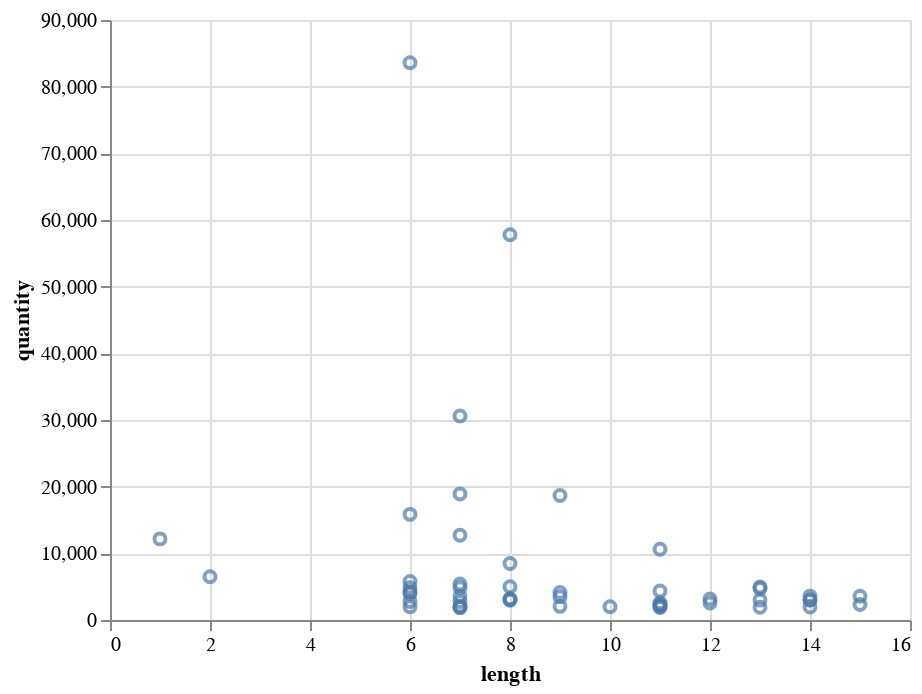

Notebook source saved alongside this figure:
### Code cell
alt.Chart(c).mark_point().encode(
    x=alt.X('length'),
    y=alt.Y('quantity')
).interactive()

### Figure 1 — Vega-Lite specification as saved in the notebook (floating-point values rounded to 4 significant figures)
{"$schema": "https://vega.github.io/schema/vega-lite/v3.4.0.json", "config": {"mark": {"tooltip": null}, "view": {"height": 300, "width": 400}}, "data": {"name": "data-bcd05a0be0a9be532c06ea57aa735f4f"}, "datasets": {"data-bcd05a0be0a9be532c06ea57aa735f4f": [{"AV": 0.1667, "IP": 6.001, "MW": 721.8, "SSF_Helix": 0.5, "SSF_Sheet": 0.1667, "SSF_Turn": 0.1667, "aliphatic": 2, "aromatic": 1, "cdr3": "FIVESK", "flex": 0.7368, "gravy": 0.55, "invalid": 0, "length": 6, "n_A": 0, "n_C": 0, "n_D": 0, "n_E": 1, "n_F": 1, "n_G": 0, "n_H": 0, "n_I": 1, "n_K": 1, "n_L": 0, "n_M": 0, "n_N": 0, "n_P": 0, "n_Q": 0, "n_R": 0, "n_S": 1, "n_T": 0, "n_V": 1, "n_W": 0, "n_Y": 0, "negative": 1, "neutral": 1, "positive": 1, "quantity": 83577}, {"AV": 0.125, "IP": 3.423, "MW": 906.9, "SSF_Helix": 0.375, "SSF_Sheet": 0.125, "SSF_Turn": 0.25, "aliphatic": 4, "aromatic": 1, "cdr3": "DLGIPDDY", "flex": 0.7723, "gravy": -0.6875, "invalid": 0, "length": 8, "n_A": 0, "n_C": 0, "n_D": 3, "n_E": 0, "n_F": 0, "n_G": 1, "n_H": 0, "n_I": 1, "n_K": 0, "n_L": 1, "n_M": 0, "n_N": 0, "n_P": 1, "n_Q": 0, "n_R": 0, "n_S": 0, "n_T": 0, "n_V": 0, "n_W": 0, "n_Y": 1, "negative": 3, "neutral": 0, "positive": 0, "quantity": 57780}, {"AV": 0.2857, "IP": 3.795, "MW": 911.0, "SSF_Helix": 0.2857, "SSF_Sheet": 0.4286, "SSF_Turn": 0.2857, "aliphatic": 3, "aromatic": 2, "cdr3": "EMWGPEY", "flex": 0.7594, "gravy": -1.329, "invalid": 0, "length": 7, "n_A": 0, "n_C": 0, "n_D": 0, "n_E": 2, "n_F": 0, "n_G": 1, "n_H": 0, "n_I": 0, "n_K": 0, "n_L": 0, "n_M": 1, "n_N": 0, "n_P": 1, "n_Q": 0, "n_R": 0, "n_S": 0, "n_T": 0, "n_V": 0, "n_W": 1, "n_Y": 1, "negative": 2, "neutral": 0, "positive": 0, "quantity": 30588}, {"AV": 0.2857, "IP": 3.666, "MW": 897.0, "SSF_Helix": 0.2857, "SSF_Sheet": 0.2857, "SSF_Turn": 0.2857, "aliphatic": 3, "aromatic": 2, "cdr3": "EMWGPDY", "flex": 0.7563, "gravy": -1.329, "invalid": 0, "length": 7, "n_A": 0, "n_C": 0, "n_D": 1, "n_E": 1, "n_F": 0, "n_G": 1, "n_H": 0, "n_I": 0, "n_K": 0, "n_L": 0, "n_M": 1, "n_N": 0, "n_P": 1, "n_Q": 0, "n_R": 0, "n_S": 0, "n_T": 0, "n_V": 0, "n_W": 1, "n_Y": 1, "negative": 2, "neutral": 0, "positive": 0, "quantity": 18892}, {"AV": 0.2222, "IP": 4.197, "MW": 1047.0, "SSF_Helix": 0.3333, "SSF_Sheet": 0.3333, "SSF_Turn": 0.1111, "aliphatic": 4, "aromatic": 2, "cdr3": "DLHWGAADY", "flex": 0.7286, "gravy": -0.6, "invalid": 0, "length": 9, "n_A": 2, "n_C": 0, "n_D": 2, "n_E": 0, "n_F": 0, "n_G": 1, "n_H": 1, "n_I": 0, "n_K": 0, "n_L": 1, "n_M": 0, "n_N": 0, "n_P": 0, "n_Q": 0, "n_R": 0, "n_S": 0, "n_T": 0, "n_V": 0, "n_W": 1, "n_Y": 1, "negative": 2, "neutral": 0, "positive": 1, "quantity": 18675}, {"AV": 0.1667, "IP": 6.001, "MW": 721.8, "SSF_Helix": 0.5, "SSF_Sheet": 0.3333, "SSF_Turn": 0.1667, "aliphatic": 2, "aromatic": 1, "cdr3": "FLVESK", "flex": 0.7423, "gravy": 0.4333, "invalid": 0, "length": 6, "n_A": 0, "n_C": 0, "n_D": 0, "n_E": 1, "n_F": 1, "n_G": 0, "n_H": 0, "n_I": 0, "n_K": 1, "n_L": 1, "n_M": 0, "n_N": 0, "n_P": 0, "n_Q": 0, "n_R": 0, "n_S": 1, "n_T": 0, "n_V": 1, "n_W": 0, "n_Y": 0, "negative": 1, "neutral": 1, "positive": 1, "quantity": 15844}, {"AV": 0.2857, "IP": 3.795, "MW": 880.9, "SSF_Helix": 0.2857, "SSF_Sheet": 0.2857, "SSF_Turn": 0.2857, "aliphatic": 2, "aromatic": 2, "cdr3": "ETWGPEY", "flex": 0.7739, "gravy": -1.7, "invalid": 0, "length": 7, "n_A": 0, "n_C": 0, "n_D": 0, "n_E": 2, "n_F": 0, "n_G": 1, "n_H": 0, "n_I": 0, "n_K": 0, "n_L": 0, "n_M": 0, "n_N": 0, "n_P": 1, "n_Q": 0, "n_R": 0, "n_S": 0, "n_T": 1, "n_V": 0, "n_W": 1, "n_Y": 1, "negative": 2, "neutral": 1, "positive": 0, "quantity": 12715}, {"AV": 1, "IP": 5.524, "MW": 181.2, "SSF_Helix": 1, "SSF_Sheet": 0, "SSF_Turn": 0, "aliphatic": 0, "aromatic": 1, "cdr3": "Y", "flex": 0.567, "gravy": -1.3, "invalid": 0, "length": 1, "n_A": 0, "n_C": 0, "n_D": 0, "n_E": 0, "n_F": 0, "n_G": 0, "n_H": 0, "n_I": 0, "n_K": 0, "n_L": 0, "n_M": 0, "n_N": 0, "n_P": 0, "n_Q": 0, "n_R": 0, "n_S": 0, "n_T": 0, "n_V": 0, "n_W": 0, "n_Y": 1, "negative": 0, "neutral": 0, "positive": 0, "quantity": 12166}, {"AV": 0.1818, "IP": 3.93, "MW": 1368.0, "SSF_Helix": 0.3636, "SSF_Sheet": 0.1818, "SSF_Turn": 0.1818, "aliphatic": 3, "aromatic": 2, "cdr3": "DNRDLLTPFDY", "flex": 0.7617, "gravy": -1.064, "invalid": 0, "length": 11, "n_A": 0, "n_C": 0, "n_D": 3, "n_E": 0, "n_F": 1, "n_G": 0, "n_H": 0, "n_I": 0, "n_K": 0, "n_L": 2, "n_M": 0, "n_N": 1, "n_P": 1, "n_Q": 0, "n_R": 1, "n_S": 0, "n_T": 1, "n_V": 0, "n_W": 0, "n_Y": 1, "negative": 3, "neutral": 2, "positive": 1, "quantity": 10625}, {"AV": 0.125, "IP": 3.8, "MW": 888.9, "SSF_Helix": 0.25, "SSF_Sheet": 0, "SSF_Turn": 0.5, "aliphatic": 3, "aromatic": 1, "cdr3": "GGVNWNDQ", "flex": 0.7795, "gravy": -1.438, "invalid": 0, "length": 8, "n_A": 0, "n_C": 0, "n_D": 1, "n_E": 0, "n_F": 0, "n_G": 2, "n_H": 0, "n_I": 0, "n_K": 0, "n_L": 0, "n_M": 0, "n_N": 2, "n_P": 0, "n_Q": 1, "n_R": 0, "n_S": 0, "n_T": 0, "n_V": 1, "n_W": 1, "n_Y": 0, "negative": 1, "neutral": 3, "positive": 0, "quantity": 8475}, {"AV": 0.5, "IP": 3.8, "MW": 296.3, "SSF_Helix": 0.5, "SSF_Sheet": 0, "SSF_Turn": 0, "aliphatic": 0, "aromatic": 1, "cdr3": "DY", "flex": 0.728, "gravy": -2.4, "invalid": 0, "length": 2, "n_A": 0, "n_C": 0, "n_D": 1, "n_E": 0, "n_F": 0, "n_G": 0, "n_H": 0, "n_I": 0, "n_K": 0, "n_L": 0, "n_M": 0, "n_N": 0, "n_P": 0, "n_Q": 0, "n_R": 0, "n_S": 0, "n_T": 0, "n_V": 0, "n_W": 0, "n_Y": 1, "negative": 1, "neutral": 0, "positive": 0, "quantity": 6479}, {"AV": 0.1667, "IP": 6.002, "MW": 749.9, "SSF_Helix": 0.5, "SSF_Sheet": 0.3333, "SSF_Turn": 0.1667, "aliphatic": 2, "aromatic": 1, "cdr3": "FLVESR", "flex": 0.7332, "gravy": 0.3333, "invalid": 0, "length": 6, "n_A": 0, "n_C": 0, "n_D": 0, "n_E": 1, "n_F": 1, "n_G": 0, "n_H": 0, "n_I": 0, "n_K": 0, "n_L": 1, "n_M": 0, "n_N": 0, "n_P": 0, "n_Q": 0, "n_R": 1, "n_S": 1, "n_T": 0, "n_V": 1, "n_W": 0, "n_Y": 0, "negative": 1, "neutral": 1, "positive": 1, "quantity": 5779}, {"AV": 0.2857, "IP": 3.8, "MW": 869.9, "SSF_Helix": 0.4286, "SSF_Sheet": 0, "SSF_Turn": 0.1429, "aliphatic": 2, "aromatic": 2, "cdr3": "QGQIFDY", "flex": 0.7286, "gravy": -0.7, "invalid": 0, "length": 7, "n_A": 0, "n_C": 0, "n_D": 1, "n_E": 0, "n_F": 1, "n_G": 1, "n_H": 0, "n_I": 1, "n_K": 0, "n_L": 0, "n_M": 0, "n_N": 0, "n_P": 0, "n_Q": 2, "n_R": 0, "n_S": 0, "n_T": 0, "n_V": 0, "n_W": 0, "n_Y": 1, "negative": 1, "neutral": 2, "positive": 0, "quantity": 5397}, {"AV": 0.25, "IP": 5.077, "MW": 945.0, "SSF_Helix": 0.375, "SSF_Sheet": 0, "SSF_Turn": 0.375, "aliphatic": 3, "aromatic": 2, "cdr3": "GGINWFDH", "flex": 0.7376, "gravy": -0.575, "invalid": 0, "length": 8, "n_A": 0, "n_C": 0, "n_D": 1, "n_E": 0, "n_F": 1, "n_G": 2, "n_H": 1, "n_I": 1, "n_K": 0, "n_L": 0, "n_M": 0, "n_N": 1, "n_P": 0, "n_Q": 0, "n_R": 0, "n_S": 0, "n_T": 0, "n_V": 0, "n_W": 1, "n_Y": 0, "negative": 1, "neutral": 1, "positive": 1, "quantity": 4991}, {"AV": 0.0769, "IP": 3.423, "MW": 1328.0, "SSF_Helix": 0.1538, "SSF_Sheet": 0.2308, "SSF_Turn": 0.3077, "aliphatic": 6, "aromatic": 1, "cdr3": "DSPAYTSADGMDV", "flex": 0.769, "gravy": -0.4923, "invalid": 0, "length": 13, "n_A": 2, "n_C": 0, "n_D": 3, "n_E": 0, "n_F": 0, "n_G": 1, "n_H": 0, "n_I": 0, "n_K": 0, "n_L": 0, "n_M": 1, "n_N": 0, "n_P": 1, "n_Q": 0, "n_R": 0, "n_S": 2, "n_T": 1, "n_V": 1, "n_W": 0, "n_Y": 1, "negative": 3, "neutral": 3, "positive": 0, "quantity": 4960}, {"AV": 0.1667, "IP": 4.0, "MW": 725.8, "SSF_Helix": 0.3333, "SSF_Sheet": 0.3333, "SSF_Turn": 0.3333, "aliphatic": 2, "aromatic": 1, "cdr3": "FMVESN", "flex": 0.7385, "gravy": 0.1833, "invalid": 0, "length": 6, "n_A": 0, "n_C": 0, "n_D": 0, "n_E": 1, "n_F": 1, "n_G": 0, "n_H": 0, "n_I": 0, "n_K": 0, "n_L": 0, "n_M": 1, "n_N": 1, "n_P": 0, "n_Q": 0, "n_R": 0, "n_S": 1, "n_T": 0, "n_V": 1, "n_W": 0, "n_Y": 0, "negative": 1, "neutral": 2, "positive": 0, "quantity": 4859}, {"AV": 0.1429, "IP": 4.508, "MW": 854.9, "SSF_Helix": 0.1429, "SSF_Sheet": 0.2857, "SSF_Turn": 0.2857, "aliphatic": 2, "aromatic": 1, "cdr3": "ETWGPEH", "flex": 0.7977, "gravy": -1.971, "invalid": 0, "length": 7, "n_A": 0, "n_C": 0, "n_D": 0, "n_E": 2, "n_F": 0, "n_G": 1, "n_H": 1, "n_I": 0, "n_K": 0, "n_L": 0, "n_M": 0, "n_N": 0, "n_P": 1, "n_Q": 0, "n_R": 0, "n_S": 0, "n_T": 1, "n_V": 0, "n_W": 1, "n_Y": 0, "negative": 2, "neutral": 1, "positive": 1, "quantity": 4829}, {"AV": 0.3077, "IP": 4.033, "MW": 1604.0, "SSF_Helix": 0.4615, "SSF_Sheet": 0.1538, "SSF_Turn": 0.3077, "aliphatic": 5, "aromatic": 4, "cdr3": "EPITYSGPWYYLD", "flex": 0.7314, "gravy": -0.6615, "invalid": 0, "length": 13, "n_A": 0, "n_C": 0, "n_D": 1, "n_E": 1, "n_F": 0, "n_G": 1, "n_H": 0, "n_I": 1, "n_K": 0, "n_L": 1, "n_M": 0, "n_N": 0, "n_P": 2, "n_Q": 0, "n_R": 0, "n_S": 1, "n_T": 1, "n_V": 0, "n_W": 1, "n_Y": 3, "negative": 2, "neutral": 2, "positive": 0, "quantity": 4711}, {"AV": 0.2727, "IP": 3.492, "MW": 1357.0, "SSF_Helix": 0.5455, "SSF_Sheet": 0.2727, "SSF_Turn": 0.0909, "aliphatic": 4, "aromatic": 3, "cdr3": "DTLEGVWYFDL", "flex": 0.7185, "gravy": 0.0727, "invalid": 0, "length": 11, "n_A": 0, "n_C": 0, "n_D": 2, "n_E": 1, "n_F": 1, "n_G": 1, "n_H": 0, "n_I": 0, "n_K": 0, "n_L": 2, "n_M": 0, "n_N": 0, "n_P": 0, "n_Q": 0, "n_R": 0, "n_S": 0, "n_T": 1, "n_V": 1, "n_W": 1, "n_Y": 1, "negative": 3, "neutral": 1, "positive": 0, "quantity": 4339}, {"AV": 0.1667, "IP": 4.67, "MW": 777.9, "SSF_Helix": 0.5, "SSF_Sheet": 0.3333, "SSF_Turn": 0, "aliphatic": 2, "aromatic": 1, "cdr3": "FLVERD", "flex": 0.7403, "gravy": -0.1167, "invalid": 0, "length": 6, "n_A": 0, "n_C": 0, "n_D": 1, "n_E": 1, "n_F": 1, "n_G": 0, "n_H": 0, "n_I": 0, "n_K": 0, "n_L": 1, "n_M": 0, "n_N": 0, "n_P": 0, "n_Q": 0, "n_R": 1, "n_S": 0, "n_T": 0, "n_V": 1, "n_W": 0, "n_Y": 0, "negative": 2, "neutral": 0, "positive": 1, "quantity": 4248}, {"AV": 0.1111, "IP": 4.197, "MW": 999.0, "SSF_Helix": 0.3333, "SSF_Sheet": 0.2222, "SSF_Turn": 0.2222, "aliphatic": 4, "aromatic": 1, "cdr3": "DLHWGAVDS", "flex": 0.7483, "gravy": -0.2778, "invalid": 0, "length": 9, "n_A": 1, "n_C": 0, "n_D": 2, "n_E": 0, "n_F": 0, "n_G": 1, "n_H": 1, "n_I": 0, "n_K": 0, "n_L": 1, "n_M": 0, "n_N": 0, "n_P": 0, "n_Q": 0, "n_R": 0, "n_S": 1, "n_T": 0, "n_V": 1, "n_W": 1, "n_Y": 0, "negative": 2, "neutral": 1, "positive": 1, "quantity": 4126}, {"AV": 0.1667, "IP": 4.67, "MW": 795.9, "SSF_Helix": 0.3333, "SSF_Sheet": 0.3333, "SSF_Turn": 0, "aliphatic": 2, "aromatic": 1, "cdr3": "FMVERD", "flex": 0.7388, "gravy": -0.4333, "invalid": 0, "length": 6, "n_A": 0, "n_C": 0, "n_D": 1, "n_E": 1, "n_F": 1, "n_G": 0, "n_H": 0, "n_I": 0, "n_K": 0, "n_L": 0, "n_M": 1, "n_N": 0, "n_P": 0, "n_Q": 0, "n_R": 1, "n_S": 0, "n_T": 0, "n_V": 1, "n_W": 0, "n_Y": 0, "negative": 2, "neutral": 0, "positive": 1, "quantity": 3943}, {"AV": 0.0714, "IP": 3.839, "MW": 1527.0, "SSF_Helix": 0.2857, "SSF_Sheet": 0.1429, "SSF_Turn": 0.2857, "aliphatic": 4, "aromatic": 1, "cdr3": "DRDLESVVTSGFDS", "flex": 0.7796, "gravy": -0.5, "invalid": 0, "length": 14, "n_A": 0, "n_C": 0, "n_D": 3, "n_E": 1, "n_F": 1, "n_G": 1, "n_H": 0, "n_I": 0, "n_K": 0, "n_L": 1, "n_M": 0, "n_N": 0, "n_P": 0, "n_Q": 0, "n_R": 1, "n_S": 3, "n_T": 1, "n_V": 2, "n_W": 0, "n_Y": 0, "negative": 4, "neutral": 4, "positive": 1, "quantity": 3582}, {"AV": 0.1333, "IP": 3.769, "MW": 1736.0, "SSF_Helix": 0.2667, "SSF_Sheet": 0.2, "SSF_Turn": 0.1333, "aliphatic": 5, "aromatic": 2, "cdr3": "MTSLRDGYDTADIDY", "flex": 0.75, "gravy": -0.78, "invalid": 0, "length": 15, "n_A": 1, "n_C": 0, "n_D": 4, "n_E": 0, "n_F": 0, "n_G": 1, "n_H": 0, "n_I": 1, "n_K": 0, "n_L": 1, "n_M": 1, "n_N": 0, "n_P": 0, "n_Q": 0, "n_R": 1, "n_S": 1, "n_T": 2, "n_V": 0, "n_W": 0, "n_Y": 2, "negative": 4, "neutral": 3, "positive": 1, "quantity": 3568}, {"AV": 0.2857, "IP": 4.208, "MW": 922.0, "SSF_Helix": 0.2857, "SSF_Sheet": 0, "SSF_Turn": 0.2857, "aliphatic": 1, "aromatic": 2, "cdr3": "RSDWFDP", "flex": 0.784, "gravy": -1.714, "invalid": 0, "length": 7, "n_A": 0, "n_C": 0, "n_D": 2, "n_E": 0, "n_F": 1, "n_G": 0, "n_H": 0, "n_I": 0, "n_K": 0, "n_L": 0, "n_M": 0, "n_N": 0, "n_P": 1, "n_Q": 0, "n_R": 1, "n_S": 1, "n_T": 0, "n_V": 0, "n_W": 1, "n_Y": 0, "negative": 2, "neutral": 1, "positive": 1, "quantity": 3556}, {"AV": 0.2222, "IP": 5.836, "MW": 1005.0, "SSF_Helix": 0.2222, "SSF_Sheet": 0, "SSF_Turn": 0.5556, "aliphatic": 1, "aromatic": 2, "cdr3": "RGSSSSFDY", "flex": 0.7822, "gravy": -1.122, "invalid": 0, "length": 9, "n_A": 0, "n_C": 0, "n_D": 1, "n_E": 0, "n_F": 1, "n_G": 1, "n_H": 0, "n_I": 0, "n_K": 0, "n_L": 0, "n_M": 0, "n_N": 0, "n_P": 0, "n_Q": 0, "n_R": 1, "n_S": 4, "n_T": 0, "n_V": 0, "n_W": 0, "n_Y": 1, "negative": 1, "neutral": 4, "positive": 1, "quantity": 3503}, {"AV": 0.25, "IP": 3.8, "MW": 894.9, "SSF_Helix": 0.375, "SSF_Sheet": 0.25, "SSF_Turn": 0.375, "aliphatic": 4, "aromatic": 2, "cdr3": "DLNWGAGY", "flex": 0.7361, "gravy": -0.55, "invalid": 0, "length": 8, "n_A": 1, "n_C": 0, "n_D": 1, "n_E": 0, "n_F": 0, "n_G": 2, "n_H": 0, "n_I": 0, "n_K": 0, "n_L": 1, "n_M": 0, "n_N": 1, "n_P": 0, "n_Q": 0, "n_R": 0, "n_S": 0, "n_T": 0, "n_V": 0, "n_W": 1, "n_Y": 1, "negative": 1, "neutral": 1, "positive": 0, "quantity": 3198}, {"AV": 0.1667, "IP": 3.799, "MW": 1231.0, "SSF_Helix": 0.1667, "SSF_Sheet": 0.0833, "SSF_Turn": 0.6667, "aliphatic": 6, "aromatic": 2, "cdr3": "SGASPPGNWFDP", "flex": 0.7953, "gravy": -0.875, "invalid": 0, "length": 12, "n_A": 1, "n_C": 0, "n_D": 1, "n_E": 0, "n_F": 1, "n_G": 2, "n_H": 0, "n_I": 0, "n_K": 0, "n_L": 0, "n_M": 0, "n_N": 1, "n_P": 3, "n_Q": 0, "n_R": 0, "n_S": 2, "n_T": 0, "n_V": 0, "n_W": 1, "n_Y": 0, "negative": 1, "neutral": 3, "positive": 0, "quantity": 3141}, {"AV": 0.125, "IP": 5.077, "MW": 911.9, "SSF_Helix": 0.25, "SSF_Sheet": 0, "SSF_Turn": 0.375, "aliphatic": 3, "aromatic": 1, "cdr3": "GGVNWHDQ", "flex": 0.7653, "gravy": -1.4, "invalid": 0, "length": 8, "n_A": 0, "n_C": 0, "n_D": 1, "n_E": 0, "n_F": 0, "n_G": 2, "n_H": 1, "n_I": 0, "n_K": 0, "n_L": 0, "n_M": 0, "n_N": 1, "n_P": 0, "n_Q": 1, "n_R": 0, "n_S": 0, "n_T": 0, "n_V": 1, "n_W": 1, "n_Y": 0, "negative": 1, "neutral": 2, "positive": 1, "quantity": 3067}, {"AV": 0.0714, "IP": 3.71, "MW": 1528.0, "SSF_Helix": 0.2143, "SSF_Sheet": 0.0714, "SSF_Turn": 0.2857, "aliphatic": 3, "aromatic": 1, "cdr3": "DRDDESVVTSGFDS", "flex": 0.7966, "gravy": -1.021, "invalid": 0, "length": 14, "n_A": 0, "n_C": 0, "n_D": 4, "n_E": 1, "n_F": 1, "n_G": 1, "n_H": 0, "n_I": 0, "n_K": 0, "n_L": 0, "n_M": 0, "n_N": 0, "n_P": 0, "n_Q": 0, "n_R": 1, "n_S": 3, "n_T": 1, "n_V": 2, "n_W": 0, "n_Y": 0, "negative": 5, "neutral": 4, "positive": 1, "quantity": 3011}, {"AV": 0.1429, "IP": 3.839, "MW": 1561.0, "SSF_Helix": 0.2857, "SSF_Sheet": 0.0714, "SSF_Turn": 0.2857, "aliphatic": 3, "aromatic": 2, "cdr3": "DRDFESVVTSGFDS", "flex": 0.7747, "gravy": -0.5714, "invalid": 0, "length": 14, "n_A": 0, "n_C": 0, "n_D": 3, "n_E": 1, "n_F": 2, "n_G": 1, "n_H": 0, "n_I": 0, "n_K": 0, "n_L": 0, "n_M": 0, "n_N": 0, "n_P": 0, "n_Q": 0, "n_R": 1, "n_S": 3, "n_T": 1, "n_V": 2, "n_W": 0, "n_Y": 0, "negative": 4, "neutral": 4, "positive": 1, "quantity": 3009}, {"AV": 0.3077, "IP": 3.666, "MW": 1531.0, "SSF_Helix": 0.4615, "SSF_Sheet": 0.1538, "SSF_Turn": 0.2308, "aliphatic": 4, "aromatic": 4, "cdr3": "EYDSSAYYITVGY", "flex": 0.7105, "gravy": -0.3385, "invalid": 0, "length": 13, "n_A": 1, "n_C": 0, "n_D": 1, "n_E": 1, "n_F": 0, "n_G": 1, "n_H": 0, "n_I": 1, "n_K": 0, "n_L": 0, "n_M": 0, "n_N": 0, "n_P": 0, "n_Q": 0, "n_R": 0, "n_S": 2, "n_T": 1, "n_V": 1, "n_W": 0, "n_Y": 4, "negative": 2, "neutral": 3, "positive": 0, "quantity": 2983}, {"AV": 0.25, "IP": 3.8, "MW": 910.9, "SSF_Helix": 0.375, "SSF_Sheet": 0.125, "SSF_Turn": 0.5, "aliphatic": 3, "aromatic": 2, "cdr3": "DLNWGSGY", "flex": 0.7539, "gravy": -0.875, "invalid": 0, "length": 8, "n_A": 0, "n_C": 0, "n_D": 1, "n_E": 0, "n_F": 0, "n_G": 2, "n_H": 0, "n_I": 0, "n_K": 0, "n_L": 1, "n_M": 0, "n_N": 1, "n_P": 0, "n_Q": 0, "n_R": 0, "n_S": 1, "n_T": 0, "n_V": 0, "n_W": 1, "n_Y": 1, "negative": 1, "neutral": 2, "positive": 0, "quantity": 2969}, {"AV": 0.1667, "IP": 4.0, "MW": 707.8, "SSF_Helix": 0.5, "SSF_Sheet": 0.1667, "SSF_Turn": 0.3333, "aliphatic": 2, "aromatic": 1, "cdr3": "FIVESN", "flex": 0.7345, "gravy": 0.6167, "invalid": 0, "length": 6, "n_A": 0, "n_C": 0, "n_D": 0, "n_E": 1, "n_F": 1, "n_G": 0, "n_H": 0, "n_I": 1, "n_K": 0, "n_L": 0, "n_M": 0, "n_N": 1, "n_P": 0, "n_Q": 0, "n_R": 0, "n_S": 1, "n_T": 0, "n_V": 1, "n_W": 0, "n_Y": 0, "negative": 1, "neutral": 2, "positive": 0, "quantity": 2785}, {"AV": 0.1429, "IP": 4.208, "MW": 871.9, "SSF_Helix": 0.2857, "SSF_Sheet": 0.2857, "SSF_Turn": 0.1429, "aliphatic": 3, "aromatic": 1, "cdr3": "RADWLDP", "flex": 0.7734, "gravy": -1.2, "invalid": 0, "length": 7, "n_A": 1, "n_C": 0, "n_D": 2, "n_E": 0, "n_F": 0, "n_G": 0, "n_H": 0, "n_I": 0, "n_K": 0, "n_L": 1, "n_M": 0, "n_N": 0, "n_P": 1, "n_Q": 0, "n_R": 1, "n_S": 0, "n_T": 0, "n_V": 0, "n_W": 1, "n_Y": 0, "negative": 2, "neutral": 0, "positive": 1, "quantity": 2773}, {"AV": 0.1818, "IP": 3.8, "MW": 1112.0, "SSF_Helix": 0.2727, "SSF_Sheet": 0.2727, "SSF_Turn": 0.2727, "aliphatic": 6, "aromatic": 2, "cdr3": "ASITAAGPFDY", "flex": 0.7302, "gravy": 0.4, "invalid": 0, "length": 11, "n_A": 3, "n_C": 0, "n_D": 1, "n_E": 0, "n_F": 1, "n_G": 1, "n_H": 0, "n_I": 1, "n_K": 0, "n_L": 0, "n_M": 0, "n_N": 0, "n_P": 1, "n_Q": 0, "n_R": 0, "n_S": 1, "n_T": 1, "n_V": 0, "n_W": 0, "n_Y": 1, "negative": 1, "neutral": 2, "positive": 0, "quantity": 2572}, {"AV": 0.25, "IP": 4.197, "MW": 1389.0, "SSF_Helix": 0.3333, "SSF_Sheet": 0.3333, "SSF_Turn": 0.0833, "aliphatic": 5, "aromatic": 3, "cdr3": "ADMASVAHYFDY", "flex": 0.7025, "gravy": 0.0583, "invalid": 0, "length": 12, "n_A": 3, "n_C": 0, "n_D": 2, "n_E": 0, "n_F": 1, "n_G": 0, "n_H": 1, "n_I": 0, "n_K": 0, "n_L": 0, "n_M": 1, "n_N": 0, "n_P": 0, "n_Q": 0, "n_R": 0, "n_S": 1, "n_T": 0, "n_V": 1, "n_W": 0, "n_Y": 2, "negative": 2, "neutral": 1, "positive": 1, "quantity": 2563}, {"AV": 0.1818, "IP": 3.564, "MW": 1213.0, "SSF_Helix": 0.3636, "SSF_Sheet": 0.1818, "SSF_Turn": 0.2727, "aliphatic": 4, "aromatic": 2, "cdr3": "GTSSAWDLVDY", "flex": 0.7415, "gravy": -0.1909, "invalid": 0, "length": 11, "n_A": 1, "n_C": 0, "n_D": 2, "n_E": 0, "n_F": 0, "n_G": 1, "n_H": 0, "n_I": 0, "n_K": 0, "n_L": 1, "n_M": 0, "n_N": 0, "n_P": 0, "n_Q": 0, "n_R": 0, "n_S": 2, "n_T": 1, "n_V": 1, "n_W": 1, "n_Y": 1, "negative": 2, "neutral": 3, "positive": 0, "quantity": 2363}, {"AV": 0.2667, "IP": 6.685, "MW": 1837.0, "SSF_Helix": 0.2667, "SSF_Sheet": 0.0667, "SSF_Turn": 0.2667, "aliphatic": 4, "aromatic": 4, "cdr3": "MGQYDSRGYYGYCHH", "flex": 0.7227, "gravy": -1.38, "invalid": 0, "length": 15, "n_A": 0, "n_C": 1, "n_D": 1, "n_E": 0, "n_F": 0, "n_G": 3, "n_H": 2, "n_I": 0, "n_K": 0, "n_L": 0, "n_M": 1, "n_N": 0, "n_P": 0, "n_Q": 1, "n_R": 1, "n_S": 1, "n_T": 0, "n_V": 0, "n_W": 0, "n_Y": 4, "negative": 1, "neutral": 3, "positive": 3, "quantity": 2337}, {"AV": 0.3636, "IP": 4.208, "MW": 1315.0, "SSF_Helix": 0.3636, "SSF_Sheet": 0, "SSF_Turn": 0.3636, "aliphatic": 3, "aromatic": 4, "cdr3": "DRGYSYGYGDY", "flex": 0.7393, "gravy": -1.7, "invalid": 0, "length": 11, "n_A": 0, "n_C": 0, "n_D": 2, "n_E": 0, "n_F": 0, "n_G": 3, "n_H": 0, "n_I": 0, "n_K": 0, "n_L": 0, "n_M": 0, "n_N": 0, "n_P": 0, "n_Q": 0, "n_R": 1, "n_S": 1, "n_T": 0, "n_V": 0, "n_W": 0, "n_Y": 4, "negative": 2, "neutral": 1, "positive": 1, "quantity": 2143}, {"AV": 0.2857, "IP": 3.795, "MW": 893.9, "SSF_Helix": 0.2857, "SSF_Sheet": 0.2857, "SSF_Turn": 0.4286, "aliphatic": 2, "aromatic": 2, "cdr3": "ENWGPEY", "flex": 0.789, "gravy": -2.1, "invalid": 0, "length": 7, "n_A": 0, "n_C": 0, "n_D": 0, "n_E": 2, "n_F": 0, "n_G": 1, "n_H": 0, "n_I": 0, "n_K": 0, "n_L": 0, "n_M": 0, "n_N": 1, "n_P": 1, "n_Q": 0, "n_R": 0, "n_S": 0, "n_T": 0, "n_V": 0, "n_W": 1, "n_Y": 1, "negative": 2, "neutral": 1, "positive": 0, "quantity": 2099}, {"AV": 0.2222, "IP": 4.197, "MW": 1132.0, "SSF_Helix": 0.4444, "SSF_Sheet": 0.1111, "SSF_Turn": 0.2222, "aliphatic": 3, "aromatic": 2, "cdr3": "DIHNWGLDY", "flex": 0.7349, "gravy": -0.8889, "invalid": 0, "length": 9, "n_A": 0, "n_C": 0, "n_D": 2, "n_E": 0, "n_F": 0, "n_G": 1, "n_H": 1, "n_I": 1, "n_K": 0, "n_L": 1, "n_M": 0, "n_N": 1, "n_P": 0, "n_Q": 0, "n_R": 0, "n_S": 0, "n_T": 0, "n_V": 0, "n_W": 1, "n_Y": 1, "negative": 2, "neutral": 1, "positive": 1, "quantity": 2047}, {"AV": 0.1818, "IP": 3.564, "MW": 1227.0, "SSF_Helix": 0.3636, "SSF_Sheet": 0.2727, "SSF_Turn": 0.2727, "aliphatic": 4, "aromatic": 2, "cdr3": "GTSSAWDLLDY", "flex": 0.7457, "gravy": -0.2273, "invalid": 0, "length": 11, "n_A": 1, "n_C": 0, "n_D": 2, "n_E": 0, "n_F": 0, "n_G": 1, "n_H": 0, "n_I": 0, "n_K": 0, "n_L": 2, "n_M": 0, "n_N": 0, "n_P": 0, "n_Q": 0, "n_R": 0, "n_S": 2, "n_T": 1, "n_V": 0, "n_W": 1, "n_Y": 1, "negative": 2, "neutral": 3, "positive": 0, "quantity": 2024}, {"AV": 0.1667, "IP": 5.836, "MW": 734.8, "SSF_Helix": 0.1667, "SSF_Sheet": 0, "SSF_Turn": 0.3333, "aliphatic": 2, "aromatic": 1, "cdr3": "DYGQRP", "flex": 0.7928, "gravy": -2.467, "invalid": 0, "length": 6, "n_A": 0, "n_C": 0, "n_D": 1, "n_E": 0, "n_F": 0, "n_G": 1, "n_H": 0, "n_I": 0, "n_K": 0, "n_L": 0, "n_M": 0, "n_N": 0, "n_P": 1, "n_Q": 1, "n_R": 1, "n_S": 0, "n_T": 0, "n_V": 0, "n_W": 0, "n_Y": 1, "negative": 1, "neutral": 1, "positive": 1, "quantity": 1986}, {"AV": 0.2, "IP": 3.564, "MW": 1134.0, "SSF_Helix": 0.3, "SSF_Sheet": 0, "SSF_Turn": 0.4, "aliphatic": 2, "aromatic": 2, "cdr3": "DQYSSGSIDY", "flex": 0.7695, "gravy": -1.14, "invalid": 0, "length": 10, "n_A": 0, "n_C": 0, "n_D": 2, "n_E": 0, "n_F": 0, "n_G": 1, "n_H": 0, "n_I": 1, "n_K": 0, "n_L": 0, "n_M": 0, "n_N": 0, "n_P": 0, "n_Q": 1, "n_R": 0, "n_S": 3, "n_T": 0, "n_V": 0, "n_W": 0, "n_Y": 2, "negative": 2, "neutral": 4, "positive": 0, "quantity": 1983}, {"AV": 0.2857, "IP": 8.43, "MW": 1669.0, "SSF_Helix": 0.3571, "SSF_Sheet": 0.2143, "SSF_Turn": 0.3571, "aliphatic": 5, "aromatic": 4, "cdr3": "GRRYGSGNYYALEY", "flex": 0.7339, "gravy": -1.257, "invalid": 0, "length": 14, "n_A": 1, "n_C": 0, "n_D": 0, "n_E": 1, "n_F": 0, "n_G": 3, "n_H": 0, "n_I": 0, "n_K": 0, "n_L": 1, "n_M": 0, "n_N": 1, "n_P": 0, "n_Q": 0, "n_R": 2, "n_S": 1, "n_T": 0, "n_V": 0, "n_W": 0, "n_Y": 4, "negative": 1, "neutral": 2, "positive": 2, "quantity": 1955}, {"AV": 0.3077, "IP": 3.839, "MW": 1658.0, "SSF_Helix": 0.3846, "SSF_Sheet": 0.1538, "SSF_Turn": 0.2308, "aliphatic": 3, "aromatic": 4, "cdr3": "DSKDWGEYWPFDL", "flex": 0.7677, "gravy": -1.323, "invalid": 0, "length": 13, "n_A": 0, "n_C": 0, "n_D": 3, "n_E": 1, "n_F": 1, "n_G": 1, "n_H": 0, "n_I": 0, "n_K": 1, "n_L": 1, "n_M": 0, "n_N": 0, "n_P": 1, "n_Q": 0, "n_R": 0, "n_S": 1, "n_T": 0, "n_V": 0, "n_W": 2, "n_Y": 1, "negative": 4, "neutral": 1, "positive": 1, "quantity": 1909}, {"AV": 0.2857, "IP": 4.207, "MW": 888.9, "SSF_Helix": 0.2857, "SSF_Sheet": 0, "SSF_Turn": 0.1429, "aliphatic": 1, "aromatic": 2, "cdr3": "TGRDYDY", "flex": 0.7531, "gravy": -2.171, "invalid": 0, "length": 7, "n_A": 0, "n_C": 0, "n_D": 2, "n_E": 0, "n_F": 0, "n_G": 1, "n_H": 0, "n_I": 0, "n_K": 0, "n_L": 0, "n_M": 0, "n_N": 0, "n_P": 0, "n_Q": 0, "n_R": 1, "n_S": 0, "n_T": 1, "n_V": 0, "n_W": 0, "n_Y": 2, "negative": 2, "neutral": 1, "positive": 1, "quantity": 1906}, {"AV": 0.0909, "IP": 3.422, "MW": 1244.0, "SSF_Helix": 0.1818, "SSF_Sheet": 0.1818, "SSF_Turn": 0.2727, "aliphatic": 3, "aromatic": 1, "cdr3": "TSANDYDNMDV", "flex": 0.7696, "gravy": -1.127, "invalid": 0, "length": 11, "n_A": 1, "n_C": 0, "n_D": 3, "n_E": 0, "n_F": 0, "n_G": 0, "n_H": 0, "n_I": 0, "n_K": 0, "n_L": 0, "n_M": 1, "n_N": 2, "n_P": 0, "n_Q": 0, "n_R": 0, "n_S": 1, "n_T": 1, "n_V": 1, "n_W": 0, "n_Y": 1, "negative": 3, "neutral": 4, "positive": 0, "quantity": 1867}, {"AV": 0.1429, "IP": 3.8, "MW": 868.0, "SSF_Helix": 0.2857, "SSF_Sheet": 0.4286, "SSF_Turn": 0, "aliphatic": 3, "aromatic": 1, "cdr3": "QQMALDY", "flex": 0.7264, "gravy": -0.6143, "invalid": 0, "length": 7, "n_A": 1, "n_C": 0, "n_D": 1, "n_E": 0, "n_F": 0, "n_G": 0, "n_H": 0, "n_I": 0, "n_K": 0, "n_L": 1, "n_M": 1, "n_N": 0, "n_P": 0, "n_Q": 2, "n_R": 0, "n_S": 0, "n_T": 0, "n_V": 0, "n_W": 0, "n_Y": 1, "negative": 1, "neutral": 2, "positive": 0, "quantity": 1860}]}, "encoding": {"x": {"field": "length", "type": "quantitative"}, "y": {"field": "quantity", "type": "quantitative"}}, "mark": "point", "selection": {"selector021": {"bind": "scales", "encodings": ["x", "y"], "type": "interval"}}}
